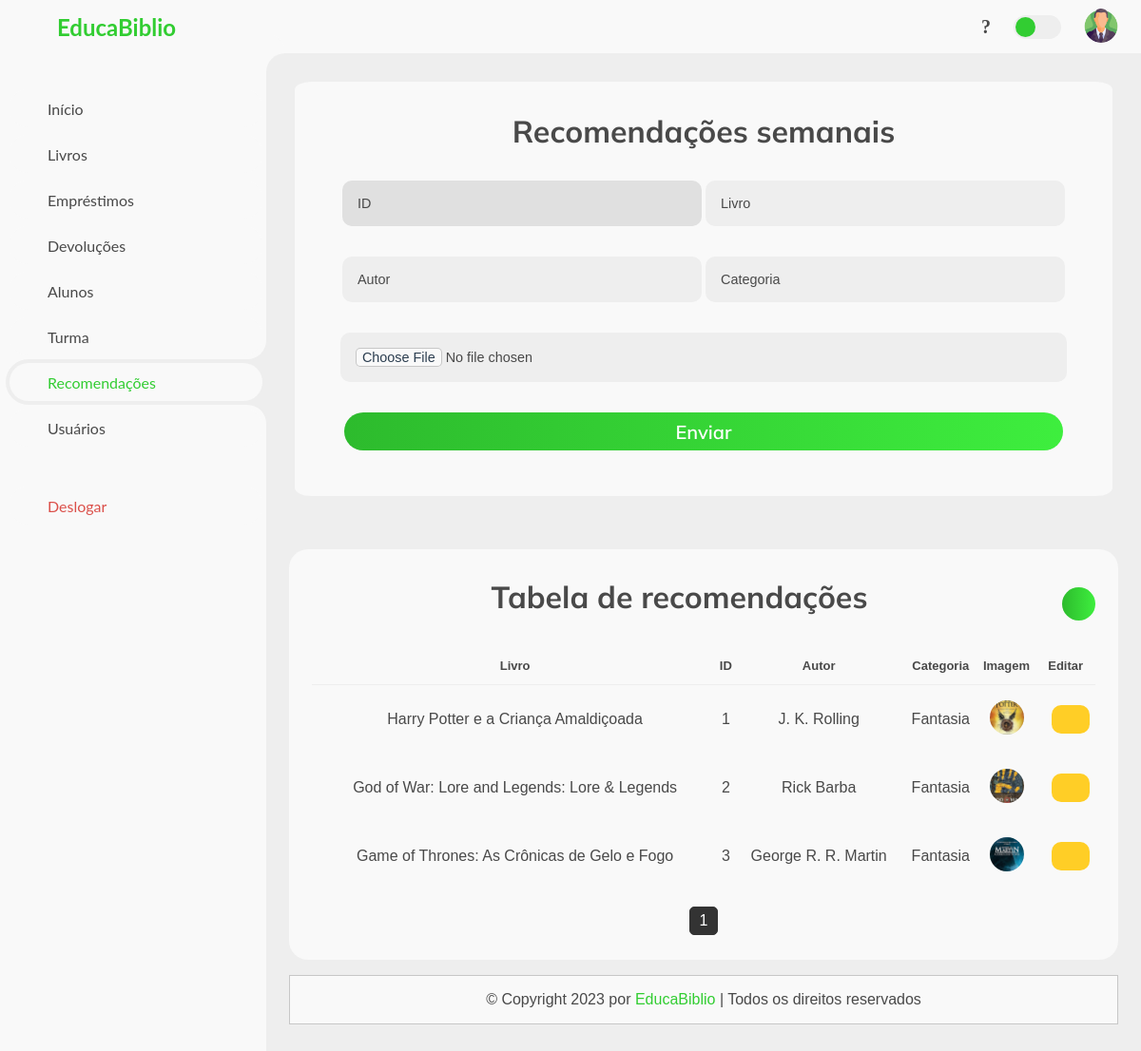
The page /View/recomendacoes.php on the database as committed earlier.
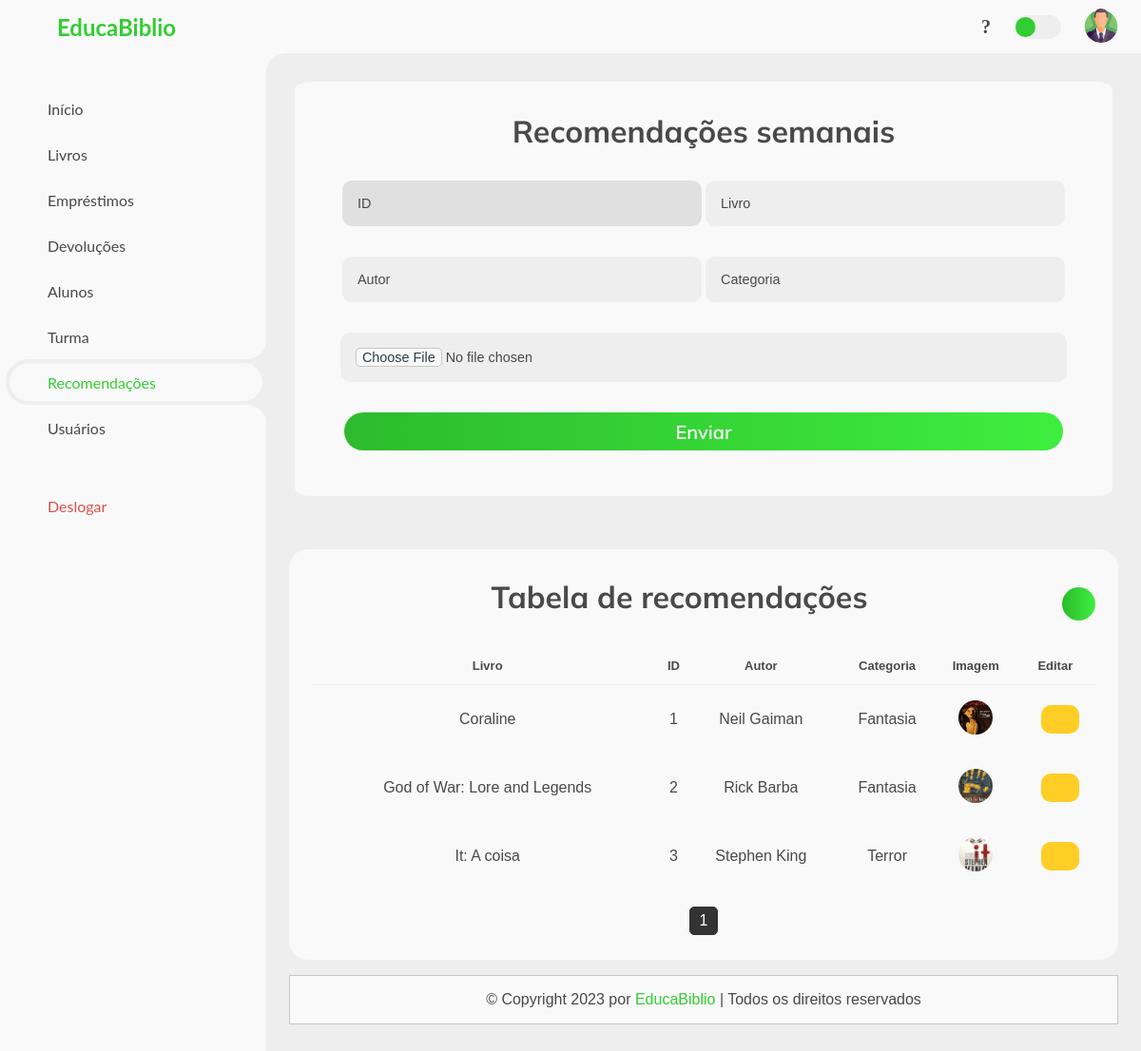
The same page on the database as committed later.
### tables this page shows
CREATE TABLE IF NOT EXISTS `recomendacao` (
  `idRec` int NOT NULL AUTO_INCREMENT,
  `LivroRec` varchar(150) NOT NULL,
  `AutorRec` varchar(150) NOT NULL,
  `CatRec` varchar(150) NOT NULL,
  `ImgRec` blob NOT NULL,
  `CamRec` varchar(200) NOT NULL,
  PRIMARY KEY (`idRec`)
);

### View/recomendacoes.php (the view, shortened to what the changed rows need)
<!DOCTYPE html>
<html lang="pt-br">
<head>
	<link rel="stylesheet" href="../CSS/style.css">
</head>
<body>
	<section id="content">
		</head>
		<body>
			<main>
				<div class="table-data">
					<div class="order">
						<table>
							<?php
    $conexao = new CConexao();
    $conn = $conexao->getConnection();
    $sql = "SELECT
                recomendacao.LivroRec,
                recomendacao.idRec,
                recomendacao.AutorRec,
                recomendacao.CatRec,
                recomendacao.CamRec
            FROM recomendacao";
    $result = $conn->query($sql);
    if ($result === false) {
        $errorInfo = $conn->errorInfo();
        echo "Erro na consulta SQL: " . $errorInfo[2];
    } else {
        if ($result->rowCount() > 0) {
            $rec = $result->fetchAll(PDO::FETCH_ASSOC);
            $RecPorPagina = 4;
            $paginaAtual = isset($_GET['pagina']) ? (int)$_GET['pagina'] : 1;
            $indiceInicial = ($paginaAtual - 1) * $RecPorPagina;
            $RecExibidos = array_slice($rec, $indiceInicial, $RecPorPagina);
            echo "<table>";
            echo "<thead>";
            echo "<tr>";
            echo "<th><center>Livro</center></th>";
            echo "<th><center>ID</center></th>";
            echo "<th><center>Autor</center></th>";
            echo "<th><center>Categoria</center></th>";
            echo "<th><center>Imagem</center></th>";
            echo "<th><center>Editar</center></th>";
            echo "</tr>";
            echo "</thead>";
            echo "<tbody>";
            foreach ($RecExibidos as $row) {
                echo "<tr>";
                echo "<td><center>" . $row["LivroRec"] . "</center></td>";
                echo "<td><center>" . $row["idRec"] . "</center></td>";
                echo "<td><center>" . $row["AutorRec"] . "</center></td>";
                echo "<td><center>" . $row["CatRec"] . "</center></td>";
                echo "<td><center><img src='" . $row["CamRec"] . "' alt='Imagem do Livro' /></center></td>";
				echo "<td><center><button class='edit-button' data-id='$row[idRec]'><i class='fas fa-pencil-alt'></i></button></center></td>";
                echo "</tr>";
            }
            echo "</tbody>";
            echo "</table>";
        } else {
            echo "<p>Nenhum usuário encontrado.</p>";
        }
    }
?>
					</div>
				</div>
			</main>
	</section>
</body>
</html>
</body>
</html>

Rows that differ between the two databases and show on the page:
changed recomendacao id 1: LivroRec "Harry Potter e a Criança Amaldiçoada" → "Coraline"; AutorRec "J. K. Rolling" → "Neil Gaiman"; CamRec: a different picture
changed recomendacao "Rick Barba": LivroRec "God of War: Lore and Legends: Lore & Legends" → "God of War: Lore and Legends"
changed recomendacao id 3: LivroRec "Game of Thrones: As Crônicas de Gelo e Fogo" → "It: A coisa"; AutorRec "George R. R. Martin" → "Stephen King"; CatRec "Fantasia" → "Terror"; CamRec: a different picture
